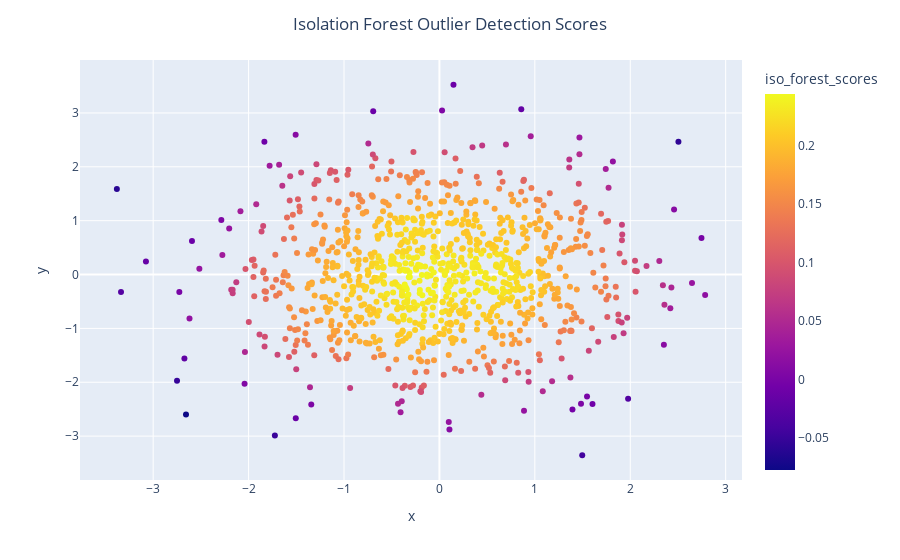

Notebook code for this chart:
### Code cell
#create the same plot focusing on the scores from the dataset
scatter_plot(xy_data, "x", "y", "iso_forest_scores",
             "Isolation Forest Outlier Detection Scores")

### Figure 1 — Plotly figure (JSON) as saved in the notebook; plotly's stock layout.template omitted (floating-point values rounded to 4 significant figures; data arrays with more than 128 entries replaced by an {"elided": "..."} marker saying what was removed)
{"data": [{"hovertemplate": "x=%{x}<br>y=%{y}<br>iso_forest_scores=%{marker.color}<extra></extra>", "legendgroup": "", "marker": {"color": {"elided": "1000 float values"}, "coloraxis": "coloraxis", "symbol": "circle"}, "mode": "markers", "name": "", "orientation": "v", "showlegend": false, "type": "scatter", "x": {"elided": "1000 float values"}, "xaxis": "x", "y": {"elided": "1000 float values"}, "yaxis": "y"}], "layout": {"coloraxis": {"colorbar": {"title": {"text": "iso_forest_scores"}}, "colorscale": [[0, "#0d0887"], [0.1111, "#46039f"], [0.2222, "#7201a8"], [0.3333, "#9c179e"], [0.4444, "#bd3786"], [0.5556, "#d8576b"], [0.6667, "#ed7953"], [0.7778, "#fb9f3a"], [0.8889, "#fdca26"], [1, "#f0f921"]]}, "legend": {"tracegroupgap": 0}, "margin": {"t": 60}, "title": {"text": "Isolation Forest Outlier Detection Scores", "x": 0.5}, "xaxis": {"anchor": "y", "domain": [0, 1], "title": {"text": "x"}}, "yaxis": {"anchor": "x", "domain": [0, 1], "title": {"text": "y"}}}}
